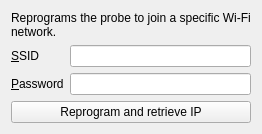
          <widget class="QWidget" name="tab_wifi">
           <attribute name="title">
            <string>Wi-Fi connection</string>
           </attribute>
           <layout class="QFormLayout" name="formLayout">
            <item row="0" column="0" colspan="2">
             <widget class="QLabel" name="_label_wifi">
              <property name="sizePolicy">
               <sizepolicy hsizetype="Preferred" vsizetype="Expanding">
                <horstretch>0</horstretch>
                <verstretch>0</verstretch>
               </sizepolicy>
              </property>
              <property name="text">
               <string>Reprograms the probe to join a specific Wi-Fi network.</string>
              </property>
              <property name="alignment">
               <set>Qt::AlignLeading|Qt::AlignLeft|Qt::AlignTop</set>
              </property>
              <property name="wordWrap">
               <bool>true</bool>
              </property>
             </widget>
            </item>
            <item row="1" column="0">
             <widget class="QLabel" name="ssidLabel">
              <property name="text">
               <string>&amp;SSID</string>
              </property>
              <property name="buddy">
               <cstring>ssid</cstring>
              </property>
             </widget>
            </item>
            <item row="1" column="1">
             <widget class="QLineEdit" name="ssid"/>
            </item>
            <item row="2" column="0">
             <widget class="QLabel" name="passwordLabel">
              <property name="text">
               <string>&amp;Password</string>
              </property>
              <property name="buddy">
               <cstring>password</cstring>
              </property>
             </widget>
            </item>
            <item row="2" column="1">
             <widget class="QLineEdit" name="password">
              <property name="echoMode">
               <enum>QLineEdit::Password</enum>
              </property>
             </widget>
            </item>
            <item row="3" column="0" colspan="2">
             <widget class="QPushButton" name="wifi">
              <property name="text">
               <string>Reprogram and retrieve IP</string>
              </property>
             </widget>
            </item>
           </layout>
          </widget>
